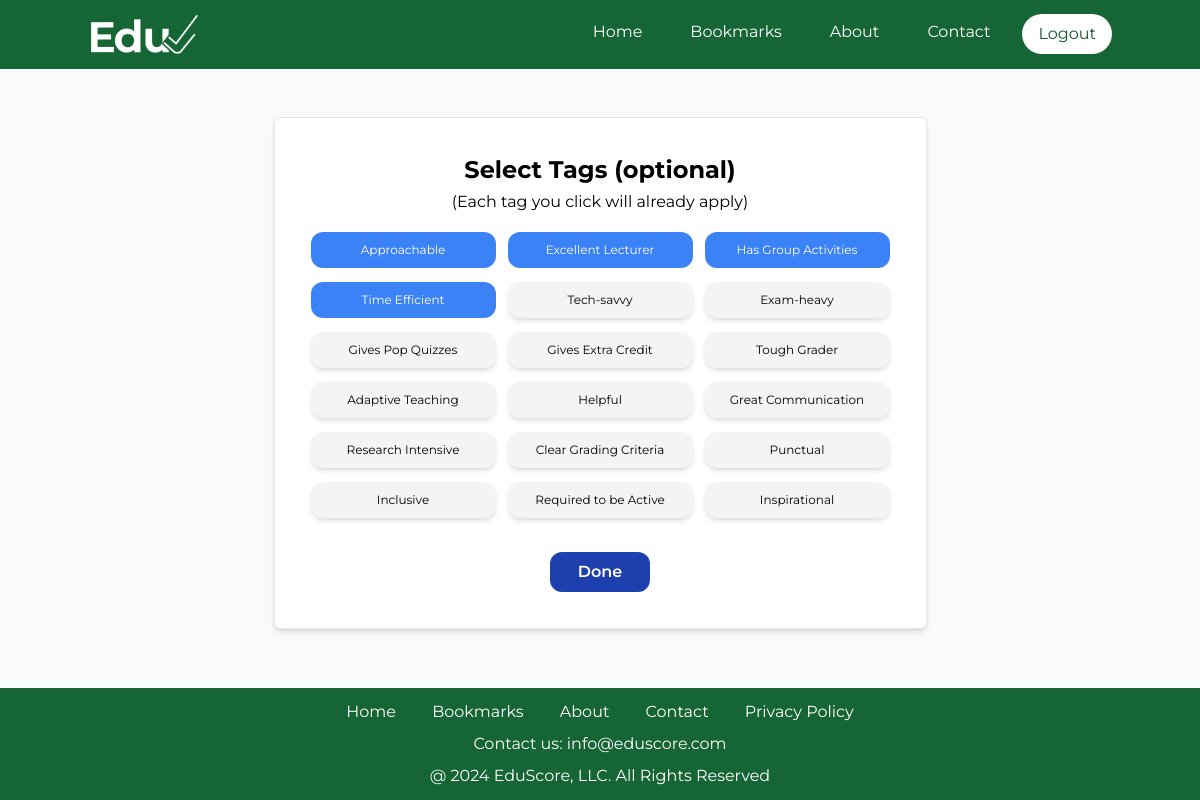
Page /eval_tag/34 (signed in) on the committed database.
### EvalSys/models.py (models this page shows, shortened)
class Evaluation_TagTB(models.Model):
    EvaluationID = models.ForeignKey(EvaluationTB, on_delete=models.CASCADE)
    TagID = models.ForeignKey(TagTB, on_delete=models.CASCADE)
    class Meta:
        unique_together = ('EvaluationID', 'TagID')

class TagTB(models.Model):
    TagName = models.CharField(max_length=100, null=False, blank=False)
    isHidden = models.BooleanField(null=False, blank=False)

### EvalSys/views.py (the view)
# urls.py: path('eval_tag/<EvalID>', views.EvaluateTags, name='EvalTag'),
@login_required(login_url='UserLogin')
def EvaluateTags(request, EvalID):
    user = request.user
    EvalRec = EvaluationTB.objects.get(pk=EvalID)
    if user.id == EvalRec.UserID.id:
        hasEval = Evaluation_TagTB.objects.filter(EvaluationID=EvalID)
        noEval = TagTB.objects.filter(isHidden=False).exclude(id__in=Subquery(hasEval.values('TagID_id')))
        if request.method == "POST":
            form = EvalTagForm(request.POST)
            EvalID = request.POST['EvaluationID']
            TagID = request.POST['TagID']
            try:
                RecDel = Evaluation_TagTB.objects.get(EvaluationID=EvalID, TagID=TagID)
                RecDel.delete()
                return redirect('EvalTag', EvalID)
            except:
                pass
            if form.is_valid():
                form.save()
                return redirect('EvalTag', EvalID)
            else:
                return render(request, 'eval_tags.html',
                              {'hasEval': hasEval, 'noEval': noEval, 'EvalID': EvalID,
                               'TeacherID': EvalRec.TeacherID.id, 'forms': form})
        else:
            return render(request, 'eval_tags.html',
                          {'hasEval': hasEval, 'noEval': noEval, 'EvalID': EvalID, 'TeacherID': EvalRec.TeacherID.id})
    else:
        return redirect('SearchProf')

### templates/eval_tags.html (shortened to what this page needs)
{% extends 'temp_2.html' %}
{% block content %}
	<div class="flex justify-center mt-12 mb-12">
        <div class="p-9 bg-white rounded-md border shadow-md">
            <div class="flex justify-center">
                <h1 class="text-2xl font-bold mb-1">Select Tags (optional)</h1>
            </div>
            <p class="flex justify-center mb-4">(Each tag you click will already apply)</p>
            <div class="grid grid-cols-3 gap-3">
                {% for tag in hasEval %}
                    <form action="{% url 'EvalTag' EvalID %}" method="POST" class="space-y-0.5">
                        <div class="flex justify-center">
                            <button class="bg-blue-500 text-white text-xs px-1 py-2.5 rounded-xl w-[185px] whitespace-nowrap transition-all duration-300 hover:text-[14px]" type="submit">{{ tag.TagID.TagName }}</button>
                        </div>
                    </form>
                {% endfor %}
                {% for tag in noEval %}
                    <form action="{% url 'EvalTag' EvalID %}" method="POST" class="space-y-0.5">
                        <div class="flex justify-center">
                            <button class="buttonTags px-1 py-2.5 rounded-xl w-[185px] whitespace-nowrap" type="submit">{{ tag.TagName }}</button>
                        </div>
                    </form>
                {% endfor %}
            </div>
            <div class="flex justify-center pt-8">
                <a href="#" class="buttonBlue text-white px-7 py-2 mt-0.5 mx-2 rounded-xl" id="submitButton">Done</a>
            </div>
        </div>
    </div>
{% endblock %}

### rows in the picture
Evaluation_TagTB: TagID.TagName "Approachable"
Evaluation_TagTB: TagID.TagName "Excellent Lecturer"
Evaluation_TagTB: TagID.TagName "Has Group Activities"
Evaluation_TagTB: TagID.TagName "Time Efficient"
TagTB: TagName "Tech-savvy"
TagTB: TagName "Exam-heavy"
TagTB: TagName "Gives Pop Quizzes"
TagTB: TagName "Gives Extra Credit"
TagTB: TagName "Tough Grader"
TagTB: TagName "Adaptive Teaching"
TagTB: TagName "Helpful"
TagTB: TagName "Great Communication"
TagTB: TagName "Research Intensive"
TagTB: TagName "Clear Grading Criteria"
TagTB: TagName "Punctual"
TagTB: TagName "Inclusive"
TagTB: TagName "Required to be Active"
TagTB: TagName "Inspirational"
